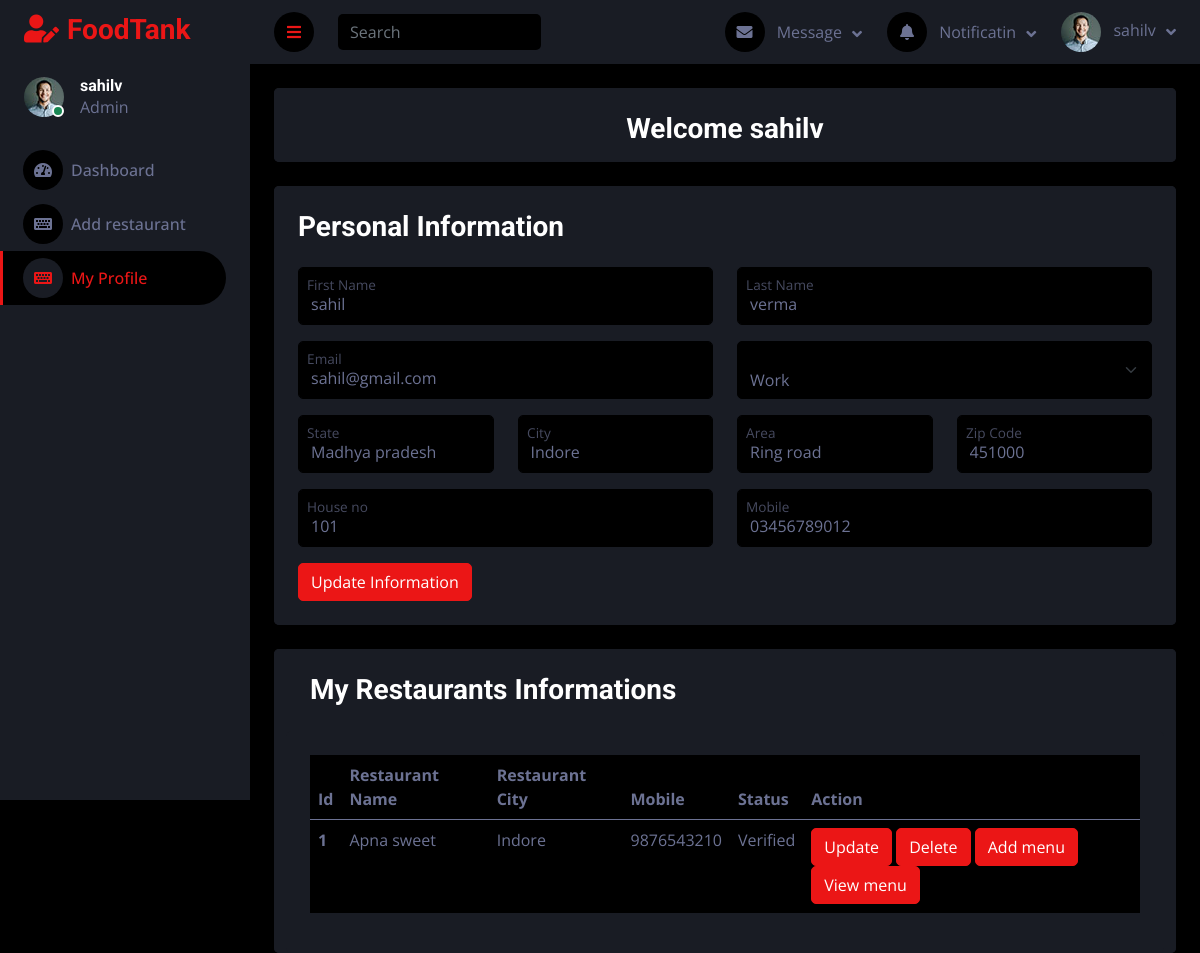
Before: /profile/ (signed in) with the older database file.
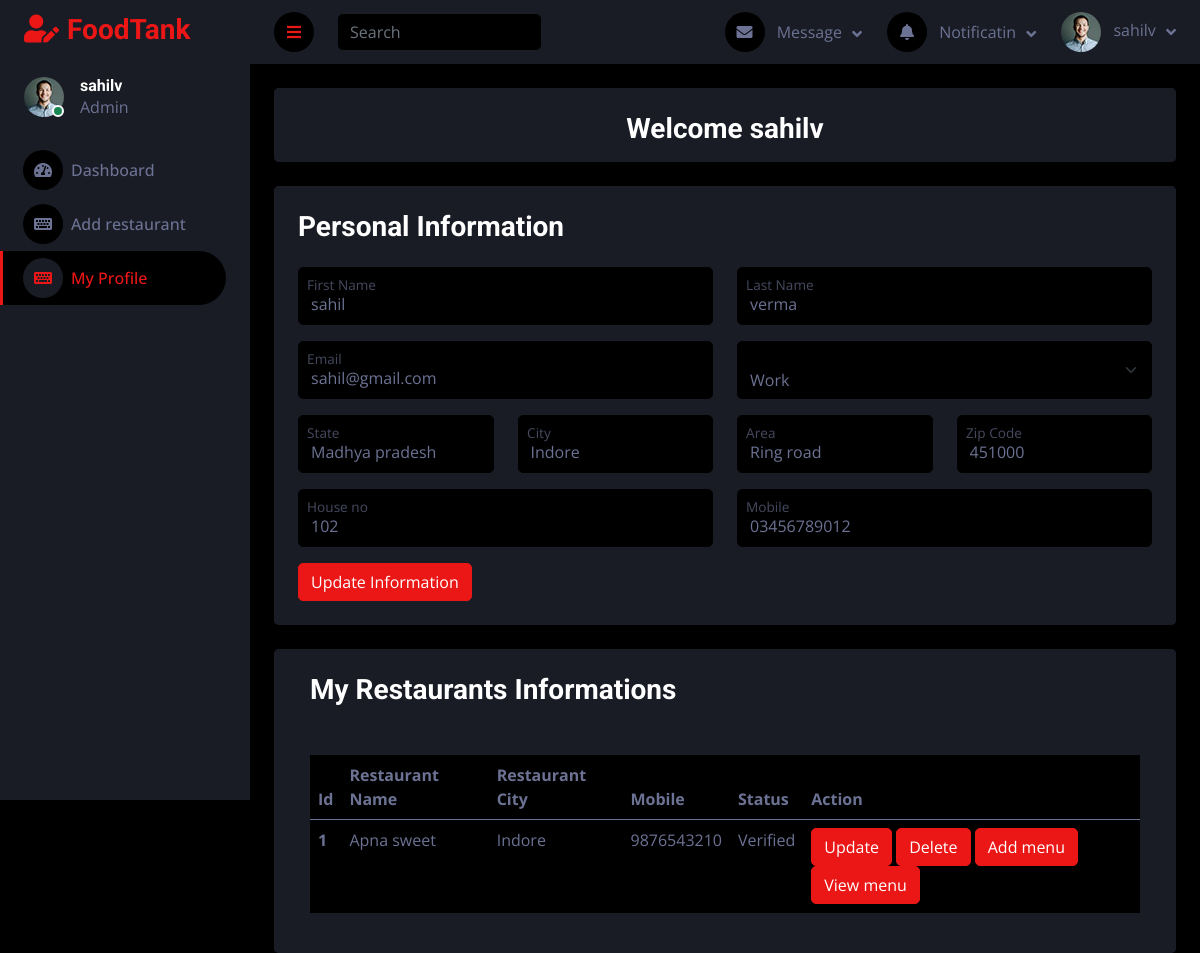
After: the same page with the newer database file.
### user/models.py (models this page shows, shortened)
class Address(models.Model):
    primary = models.BooleanField(default=False)
    user = models.ForeignKey(User, on_delete=models.CASCADE)
    state = models.CharField(max_length=255)
    city = models.CharField(max_length=255)
    area = models.CharField(max_length=255)
    house_no = models.IntegerField(blank=True, null=True)
    zipcode = models.CharField(max_length=255)
    landmark = models.CharField(max_length=255, blank=True)
    category = models.CharField(max_length=255, choices=[('Home', 'Home'), ('Work', 'Work')])

### user/views.py (the view, shortened to what this page needs)
# urls.py: path("profile/", views.profile, name="profile"),
def profile(request):
    if not request.user.is_authenticated:
        return redirect("/login/")
    user = request.user
    pri =  request.POST.get('primary')
    try:
        address = Address.objects.get(user=user, primary=pri)
    except Address.DoesNotExist:
        address = None
    userAddress, created = Address.objects.get_or_create(user=request.user, primary=True)
    context = {
        'user_profile' : user,
        'user_address' : userAddress
    }
    if request.user.user_type == "Customer":
        return render(request, 'account/profile.html', context)
    elif request.user.user_type == "Foodprovider":
        context['resturant_data'] = Restaurant.objects.filter(user=request.user)
        return render(request, 'restaurant_admin/profile.html', context)
    else:
        return render(request, 'account/profile.html', context)

### templates/restaurant_admin/profile.html (shortened to what the changed rows need)
{% extends '../base2.html' %}
{% block content %}
<div class="container-fluid position-relative d-flex p-0">
    <div class="content">
        <div class="container-fluid pt-4 px-4">
            <div class="row bg-secondary rounded align-items-center justify-content-center mx-0">
                <div class="bg-secondary rounded h-100 p-4">
                    <form action="/profile/" method="POST">
                    <div class="row">
                        <div class="form-floating mb-3 col-md-6">
                            <select class="form-select" id="category" name="category"
                                aria-label="Floating label select example" required>
                                <option value="{{user_address.category}}">{{user_address.category}}</option>
                            </select>
                        </div>
                    </div>
                    <div class="row">
                        <div class="form-floating mb-3 col-md-3">
                            <input type="text" class="form-control" name="state" id="state" value="{{user_address.state}}" placeholder="State">
                            <label for="state" class="mx-2">State</label>
                        </div>
                        <div class="form-floating mb-3 col-md-3">
                            <input type="text" class="form-control" name="city" id="city" value="{{user_address.city}}" placeholder="City">
                            <label for="city" class="mx-2">City</label>
                        </div>
                        <div class="form-floating mb-3 col-md-3">
                            <input type="text" class="form-control" name="area" id="area" value="{{user_address.area}}" placeholder="area">
                            <label for="area" class="mx-2">Area</label>
                        </div>
                        <div class="form-floating mb-3 col-md-3">
                            <input type="number" class="form-control" name="zipcode" id="zipcode" value="{{user_address.zipcode}}" placeholder="Zip Code">
                            <label for="zip" class="mx-2">Zip Code</label>
                        </div>
                    </div>
                    <div class="row">
                        <div class="form-floating mb-3 col-md-6">
                            <input type="number" class="form-control" name="house" id="house" value="{{user_address.house_no}}" placeholder="Mobile">
                            <label for="house" class="mx-2">House no</label>
                        </div>
                    </div>
                </div>
            </div>
        </div>
        <div class="container-fluid pt-4 px-4">
            <div class="row bg-secondary rounded align-items-center justify-content-center mx-0">
                <div class="bg-secondary rounded h-100 pt-4">
                    <div class="col-sm-12 col-xl-12">
                        <div class="bg-secondary rounded h-100 p-4">
                            <table class="table bg-dark">
                                <thead>
                                    <tr>
                                        <th scope="col">Id</th>
                                        <th scope="col">Restaurant Name</th>
                                        <th scope="col">Restaurant City</th>
                                        <th scope="col">Mobile</th>
                                        <th scope="col">Status</th>
                                        <th scope="col">Action</th>
                                    </tr>
                                </thead>
                                <tbody>
                                    {% for data in resturant_data %}
                                        {% if data.is_verified == True %}
                                            <tr>
                                                <th scope="row">{{forloop.counter}}</th>
                                            </tr>
                                        {% endif %}
                                    {% endfor %}
                                </tbody>
                            </table>
                        </div>
                    </div>
                </div>
            </div>
        </div>
    </div>
</div>
{% endblock content %}

Changed rows visible on the page:
changed Address "Work": house "101" → "102"
